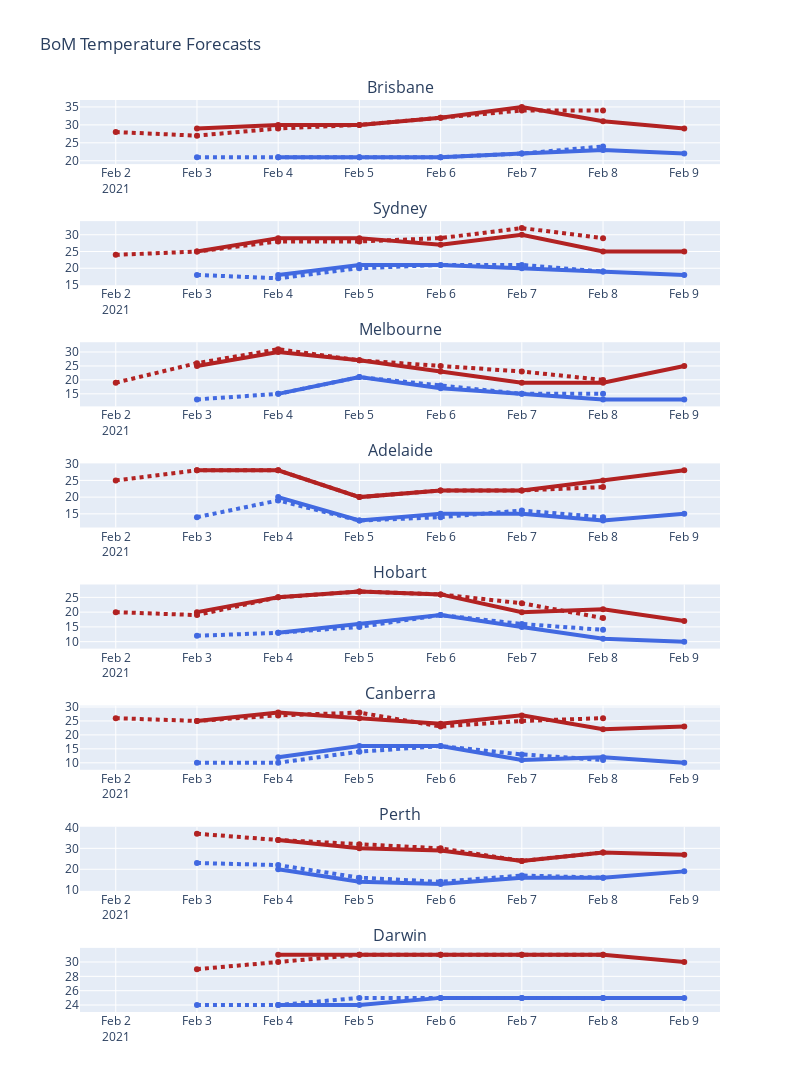

Notebook code cell kept with this figure:
### Markdown cell above
## BoM Temperature Forecasts
> Dashed line displays yesterday's forecast. Solid line is the most current BoM forecast

### Code cell
#hide
from plotly.subplots import make_subplots 
# Get a common x-axis to use
xaxis_current = raw_df[(raw_df.Date_Added==current_date)&(raw_df.town=='Sydney')].Date
xaxis_yesterday = raw_df[(raw_df.Date_Added==yesterday)&(raw_df.town=='Sydney')].Date


towns = raw_df.town.unique()
fig = make_subplots(rows=8, cols=1, subplot_titles=(towns))

for i,t in enumerate(raw_df.town.unique()):
    # Todays min forecast
    fig.add_trace(go.Scatter(x=xaxis_current, y=raw_df[(raw_df.town==t) & (raw_df.Date_Added==current_date)].min_temp,
                 name='Current Min Forecast', line=dict(color='royalblue', width=4)), row=(i+1), col=1)
    
    # Yesterdays min forecast
    fig.add_trace(go.Scatter(x=xaxis_yesterday, y=raw_df[(raw_df.town==t) & (raw_df.Date_Added==yesterday)].min_temp,
                 name='Yesterday Min Forecast', line=dict(color='royalblue', width=4, dash='dot')), row=(i+1), col=1)
    
    # Todays max forecast
    fig.add_trace(go.Scatter(x=xaxis_current, y=raw_df[(raw_df.town==t) & (raw_df.Date_Added==current_date)].max_temp,
                 name='Current Max Forecast', line=dict(color='firebrick', width=4)), row=(i+1), col=1)   
    
    # Yesterday max forecast
    fig.add_trace(go.Scatter(x=xaxis_yesterday, y=raw_df[(raw_df.town==t) & (raw_df.Date_Added==yesterday)].max_temp,
                 name='Yesterday Max Forecast', line=dict(color='firebrick', width=4, dash='dot')), row=(i+1), col=1)  

fig.update_layout(height=1400, width=800, title_text='BoM Temperature Forecasts', showlegend=False)    
fig.show()

# For next cell
#from IPython.display import HTML
#hide_input
#HTML(fig.to_html())

### Figure 1 — Plotly figure (JSON) as saved in the notebook; plotly's stock layout.template omitted (floating-point values rounded to 4 significant figures)
{"data": [{"line": {"color": "royalblue", "width": 4}, "name": "Current Min Forecast", "type": "scatter", "x": ["2021-02-03", "2021-02-04", "2021-02-05", "2021-02-06", "2021-02-07", "2021-02-08", "2021-02-09"], "xaxis": "x", "y": [null, 21, 21, 21, 22, 23, 22], "yaxis": "y"}, {"line": {"color": "royalblue", "dash": "dot", "width": 4}, "name": "Yesterday Min Forecast", "type": "scatter", "x": ["2021-02-02", "2021-02-03", "2021-02-04", "2021-02-05", "2021-02-06", "2021-02-07", "2021-02-08"], "xaxis": "x", "y": [null, 21, 21, 21, 21, 22, 24], "yaxis": "y"}, {"line": {"color": "firebrick", "width": 4}, "name": "Current Max Forecast", "type": "scatter", "x": ["2021-02-03", "2021-02-04", "2021-02-05", "2021-02-06", "2021-02-07", "2021-02-08", "2021-02-09"], "xaxis": "x", "y": [29, 30, 30, 32, 35, 31, 29], "yaxis": "y"}, {"line": {"color": "firebrick", "dash": "dot", "width": 4}, "name": "Yesterday Max Forecast", "type": "scatter", "x": ["2021-02-02", "2021-02-03", "2021-02-04", "2021-02-05", "2021-02-06", "2021-02-07", "2021-02-08"], "xaxis": "x", "y": [28, 27, 29, 30, 32, 34, 34], "yaxis": "y"}, {"line": {"color": "royalblue", "width": 4}, "name": "Current Min Forecast", "type": "scatter", "x": ["2021-02-03", "2021-02-04", "2021-02-05", "2021-02-06", "2021-02-07", "2021-02-08", "2021-02-09"], "xaxis": "x2", "y": [null, 18, 21, 21, 20, 19, 18], "yaxis": "y2"}, {"line": {"color": "royalblue", "dash": "dot", "width": 4}, "name": "Yesterday Min Forecast", "type": "scatter", "x": ["2021-02-02", "2021-02-03", "2021-02-04", "2021-02-05", "2021-02-06", "2021-02-07", "2021-02-08"], "xaxis": "x2", "y": [null, 18, 17, 20, 21, 21, 19], "yaxis": "y2"}, {"line": {"color": "firebrick", "width": 4}, "name": "Current Max Forecast", "type": "scatter", "x": ["2021-02-03", "2021-02-04", "2021-02-05", "2021-02-06", "2021-02-07", "2021-02-08", "2021-02-09"], "xaxis": "x2", "y": [25, 29, 29, 27, 30, 25, 25], "yaxis": "y2"}, {"line": {"color": "firebrick", "dash": "dot", "width": 4}, "name": "Yesterday Max Forecast", "type": "scatter", "x": ["2021-02-02", "2021-02-03", "2021-02-04", "2021-02-05", "2021-02-06", "2021-02-07", "2021-02-08"], "xaxis": "x2", "y": [24, 25, 28, 28, 29, 32, 29], "yaxis": "y2"}, {"line": {"color": "royalblue", "width": 4}, "name": "Current Min Forecast", "type": "scatter", "x": ["2021-02-03", "2021-02-04", "2021-02-05", "2021-02-06", "2021-02-07", "2021-02-08", "2021-02-09"], "xaxis": "x3", "y": [null, 15, 21, 17, 15, 13, 13], "yaxis": "y3"}, {"line": {"color": "royalblue", "dash": "dot", "width": 4}, "name": "Yesterday Min Forecast", "type": "scatter", "x": ["2021-02-02", "2021-02-03", "2021-02-04", "2021-02-05", "2021-02-06", "2021-02-07", "2021-02-08"], "xaxis": "x3", "y": [null, 13, 15, 21, 18, 15, 15], "yaxis": "y3"}, {"line": {"color": "firebrick", "width": 4}, "name": "Current Max Forecast", "type": "scatter", "x": ["2021-02-03", "2021-02-04", "2021-02-05", "2021-02-06", "2021-02-07", "2021-02-08", "2021-02-09"], "xaxis": "x3", "y": [25, 30, 27, 23, 19, 19, 25], "yaxis": "y3"}, {"line": {"color": "firebrick", "dash": "dot", "width": 4}, "name": "Yesterday Max Forecast", "type": "scatter", "x": ["2021-02-02", "2021-02-03", "2021-02-04", "2021-02-05", "2021-02-06", "2021-02-07", "2021-02-08"], "xaxis": "x3", "y": [19, 26, 31, 27, 25, 23, 20], "yaxis": "y3"}, {"line": {"color": "royalblue", "width": 4}, "name": "Current Min Forecast", "type": "scatter", "x": ["2021-02-03", "2021-02-04", "2021-02-05", "2021-02-06", "2021-02-07", "2021-02-08", "2021-02-09"], "xaxis": "x4", "y": [null, 20, 13, 15, 15, 13, 15], "yaxis": "y4"}, {"line": {"color": "royalblue", "dash": "dot", "width": 4}, "name": "Yesterday Min Forecast", "type": "scatter", "x": ["2021-02-02", "2021-02-03", "2021-02-04", "2021-02-05", "2021-02-06", "2021-02-07", "2021-02-08"], "xaxis": "x4", "y": [null, 14, 19, 13, 14, 16, 14], "yaxis": "y4"}, {"line": {"color": "firebrick", "width": 4}, "name": "Current Max Forecast", "type": "scatter", "x": ["2021-02-03", "2021-02-04", "2021-02-05", "2021-02-06", "2021-02-07", "2021-02-08", "2021-02-09"], "xaxis": "x4", "y": [28, 28, 20, 22, 22, 25, 28], "yaxis": "y4"}, {"line": {"color": "firebrick", "dash": "dot", "width": 4}, "name": "Yesterday Max Forecast", "type": "scatter", "x": ["2021-02-02", "2021-02-03", "2021-02-04", "2021-02-05", "2021-02-06", "2021-02-07", "2021-02-08"], "xaxis": "x4", "y": [25, 28, 28, 20, 22, 22, 23], "yaxis": "y4"}, {"line": {"color": "royalblue", "width": 4}, "name": "Current Min Forecast", "type": "scatter", "x": ["2021-02-03", "2021-02-04", "2021-02-05", "2021-02-06", "2021-02-07", "2021-02-08", "2021-02-09"], "xaxis": "x5", "y": [null, 13, 16, 19, 15, 11, 10], "yaxis": "y5"}, {"line": {"color": "royalblue", "dash": "dot", "width": 4}, "name": "Yesterday Min Forecast", "type": "scatter", "x": ["2021-02-02", "2021-02-03", "2021-02-04", "2021-02-05", "2021-02-06", "2021-02-07", "2021-02-08"], "xaxis": "x5", "y": [null, 12, 13, 15, 19, 16, 14], "yaxis": "y5"}, {"line": {"color": "firebrick", "width": 4}, "name": "Current Max Forecast", "type": "scatter", "x": ["2021-02-03", "2021-02-04", "2021-02-05", "2021-02-06", "2021-02-07", "2021-02-08", "2021-02-09"], "xaxis": "x5", "y": [20, 25, 27, 26, 20, 21, 17], "yaxis": "y5"}, {"line": {"color": "firebrick", "dash": "dot", "width": 4}, "name": "Yesterday Max Forecast", "type": "scatter", "x": ["2021-02-02", "2021-02-03", "2021-02-04", "2021-02-05", "2021-02-06", "2021-02-07", "2021-02-08"], "xaxis": "x5", "y": [20, 19, 25, 27, 26, 23, 18], "yaxis": "y5"}, {"line": {"color": "royalblue", "width": 4}, "name": "Current Min Forecast", "type": "scatter", "x": ["2021-02-03", "2021-02-04", "2021-02-05", "2021-02-06", "2021-02-07", "2021-02-08", "2021-02-09"], "xaxis": "x6", "y": [null, 12, 16, 16, 11, 12, 10], "yaxis": "y6"}, {"line": {"color": "royalblue", "dash": "dot", "width": 4}, "name": "Yesterday Min Forecast", "type": "scatter", "x": ["2021-02-02", "2021-02-03", "2021-02-04", "2021-02-05", "2021-02-06", "2021-02-07", "2021-02-08"], "xaxis": "x6", "y": [null, 10, 10, 14, 16, 13, 11], "yaxis": "y6"}, {"line": {"color": "firebrick", "width": 4}, "name": "Current Max Forecast", "type": "scatter", "x": ["2021-02-03", "2021-02-04", "2021-02-05", "2021-02-06", "2021-02-07", "2021-02-08", "2021-02-09"], "xaxis": "x6", "y": [25, 28, 26, 24, 27, 22, 23], "yaxis": "y6"}, {"line": {"color": "firebrick", "dash": "dot", "width": 4}, "name": "Yesterday Max Forecast", "type": "scatter", "x": ["2021-02-02", "2021-02-03", "2021-02-04", "2021-02-05", "2021-02-06", "2021-02-07", "2021-02-08"], "xaxis": "x6", "y": [26, 25, 27, 28, 23, 25, 26], "yaxis": "y6"}, {"line": {"color": "royalblue", "width": 4}, "name": "Current Min Forecast", "type": "scatter", "x": ["2021-02-03", "2021-02-04", "2021-02-05", "2021-02-06", "2021-02-07", "2021-02-08", "2021-02-09"], "xaxis": "x7", "y": [null, 20, 14, 13, 16, 16, 19, 18], "yaxis": "y7"}, {"line": {"color": "royalblue", "dash": "dot", "width": 4}, "name": "Yesterday Min Forecast", "type": "scatter", "x": ["2021-02-02", "2021-02-03", "2021-02-04", "2021-02-05", "2021-02-06", "2021-02-07", "2021-02-08"], "xaxis": "x7", "y": [null, 23, 22, 16, 14, 17, 16, 20], "yaxis": "y7"}, {"line": {"color": "firebrick", "width": 4}, "name": "Current Max Forecast", "type": "scatter", "x": ["2021-02-03", "2021-02-04", "2021-02-05", "2021-02-06", "2021-02-07", "2021-02-08", "2021-02-09"], "xaxis": "x7", "y": [null, 34, 30, 29, 24, 28, 27, 26], "yaxis": "y7"}, {"line": {"color": "firebrick", "dash": "dot", "width": 4}, "name": "Yesterday Max Forecast", "type": "scatter", "x": ["2021-02-02", "2021-02-03", "2021-02-04", "2021-02-05", "2021-02-06", "2021-02-07", "2021-02-08"], "xaxis": "x7", "y": [null, 37, 34, 32, 30, 24, 28, 28], "yaxis": "y7"}, {"line": {"color": "royalblue", "width": 4}, "name": "Current Min Forecast", "type": "scatter", "x": ["2021-02-03", "2021-02-04", "2021-02-05", "2021-02-06", "2021-02-07", "2021-02-08", "2021-02-09"], "xaxis": "x8", "y": [null, 24, 24, 25, 25, 25, 25, 25], "yaxis": "y8"}, {"line": {"color": "royalblue", "dash": "dot", "width": 4}, "name": "Yesterday Min Forecast", "type": "scatter", "x": ["2021-02-02", "2021-02-03", "2021-02-04", "2021-02-05", "2021-02-06", "2021-02-07", "2021-02-08"], "xaxis": "x8", "y": [null, 24, 24, 25, 25, 25, 25, 25], "yaxis": "y8"}, {"line": {"color": "firebrick", "width": 4}, "name": "Current Max Forecast", "type": "scatter", "x": ["2021-02-03", "2021-02-04", "2021-02-05", "2021-02-06", "2021-02-07", "2021-02-08", "2021-02-09"], "xaxis": "x8", "y": [null, 31, 31, 31, 31, 31, 30, 31], "yaxis": "y8"}, {"line": {"color": "firebrick", "dash": "dot", "width": 4}, "name": "Yesterday Max Forecast", "type": "scatter", "x": ["2021-02-02", "2021-02-03", "2021-02-04", "2021-02-05", "2021-02-06", "2021-02-07", "2021-02-08"], "xaxis": "x8", "y": [null, 29, 30, 31, 31, 31, 31, 31], "yaxis": "y8"}], "layout": {"annotations": [{"font": {"size": 16}, "showarrow": false, "text": "Brisbane", "x": 0.5, "xanchor": "center", "xref": "paper", "y": 1, "yanchor": "bottom", "yref": "paper"}, {"font": {"size": 16}, "showarrow": false, "text": "Sydney", "x": 0.5, "xanchor": "center", "xref": "paper", "y": 0.8672, "yanchor": "bottom", "yref": "paper"}, {"font": {"size": 16}, "showarrow": false, "text": "Melbourne", "x": 0.5, "xanchor": "center", "xref": "paper", "y": 0.7344, "yanchor": "bottom", "yref": "paper"}, {"font": {"size": 16}, "showarrow": false, "text": "Adelaide", "x": 0.5, "xanchor": "center", "xref": "paper", "y": 0.6016, "yanchor": "bottom", "yref": "paper"}, {"font": {"size": 16}, "showarrow": false, "text": "Hobart", "x": 0.5, "xanchor": "center", "xref": "paper", "y": 0.4688, "yanchor": "bottom", "yref": "paper"}, {"font": {"size": 16}, "showarrow": false, "text": "Canberra", "x": 0.5, "xanchor": "center", "xref": "paper", "y": 0.3359, "yanchor": "bottom", "yref": "paper"}, {"font": {"size": 16}, "showarrow": false, "text": "Perth", "x": 0.5, "xanchor": "center", "xref": "paper", "y": 0.2031, "yanchor": "bottom", "yref": "paper"}, {"font": {"size": 16}, "showarrow": false, "text": "Darwin", "x": 0.5, "xanchor": "center", "xref": "paper", "y": 0.07031, "yanchor": "bottom", "yref": "paper"}], "height": 1400, "showlegend": false, "title": {"text": "BoM Temperature Forecasts"}, "width": 800, "xaxis": {"anchor": "y", "domain": [0, 1]}, "xaxis2": {"anchor": "y2", "domain": [0, 1]}, "xaxis3": {"anchor": "y3", "domain": [0, 1]}, "xaxis4": {"anchor": "y4", "domain": [0, 1]}, "xaxis5": {"anchor": "y5", "domain": [0, 1]}, "xaxis6": {"anchor": "y6", "domain": [0, 1]}, "xaxis7": {"anchor": "y7", "domain": [0, 1]}, "xaxis8": {"anchor": "y8", "domain": [0, 1]}, "yaxis": {"anchor": "x", "domain": [0.9297, 1]}, "yaxis2": {"anchor": "x2", "domain": [0.7969, 0.8672]}, "yaxis3": {"anchor": "x3", "domain": [0.6641, 0.7344]}, "yaxis4": {"anchor": "x4", "domain": [0.5312, 0.6016]}, "yaxis5": {"anchor": "x5", "domain": [0.3984, 0.4688]}, "yaxis6": {"anchor": "x6", "domain": [0.2656, 0.3359]}, "yaxis7": {"anchor": "x7", "domain": [0.1328, 0.2031]}, "yaxis8": {"anchor": "x8", "domain": [0, 0.07031]}}}
